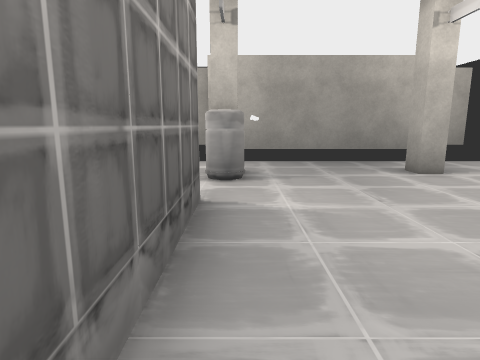
View 1 (above)

14 first-person views from a walk through a scene from a Unity 3-D project. The camera is 1.3 m above the floor, tilts 10° down and sees 75° across. The floor is counted in squares, 1 m on a side. Each view is taken from the middle of a square. On the plan, view 1 faces up. The plan holds only what a view shows up to about 14 squares ahead; the rest is blank. The place goes on beyond the plan. The player character is not drawn. Some surface patterns are stand-ins.

View 2
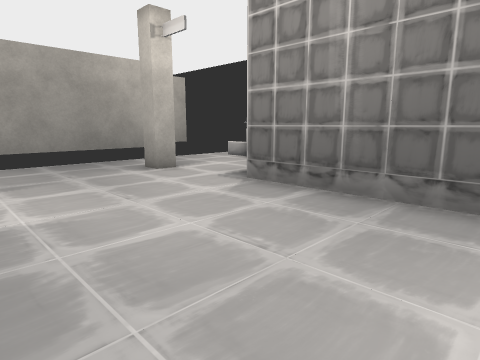

View 3
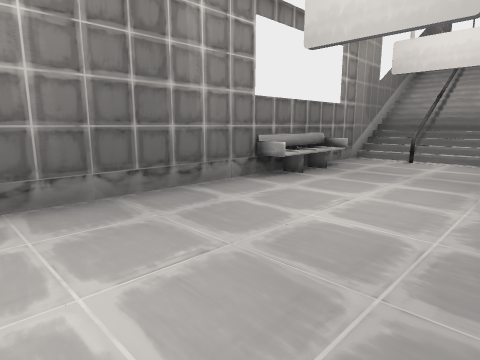

View 4
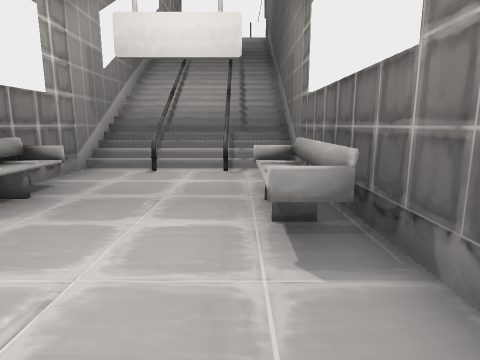

View 5
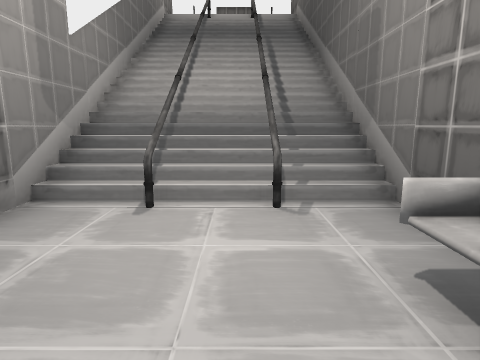

View 6
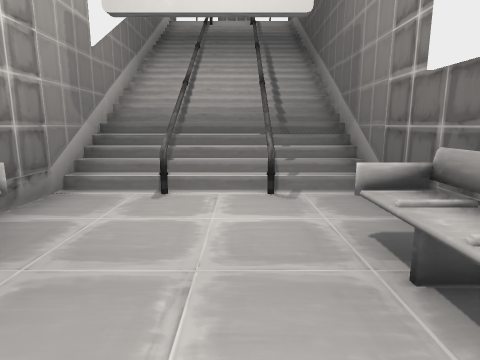

View 7
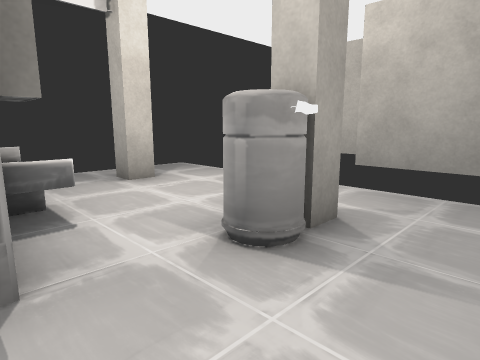

View 8
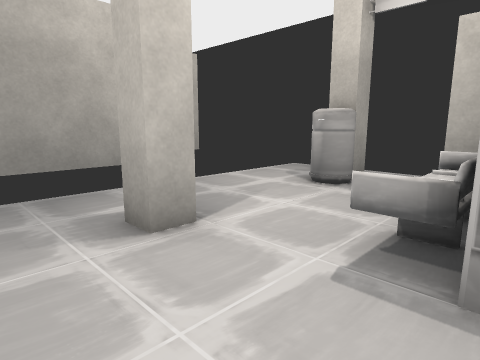

View 9
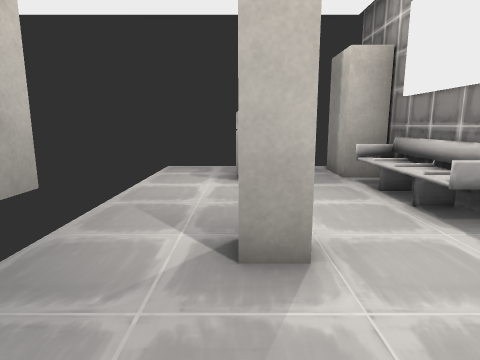

View 10
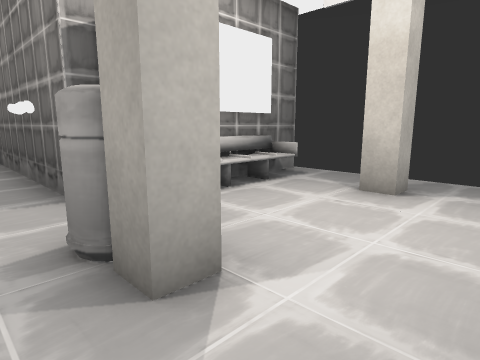

View 11
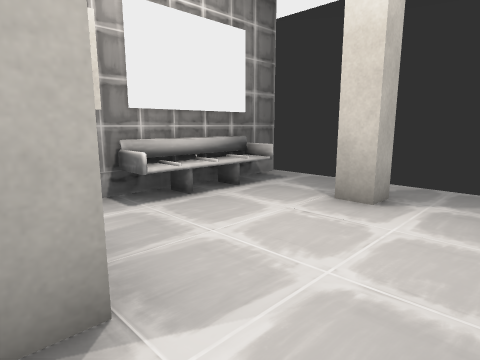

View 12
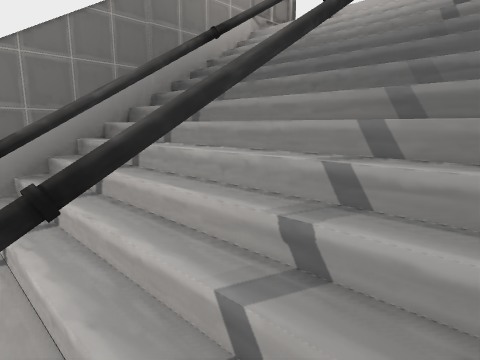

View 13
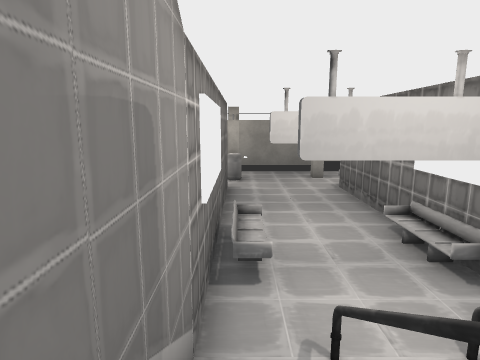

View 14
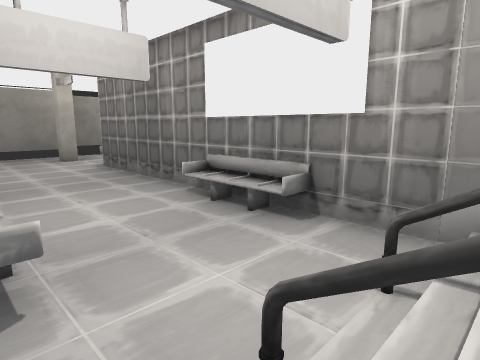

### Floor plan
Key: @ floor where view 1 was taken; # wall or solid block; x gap in a wall; . floor; / step, stairs or slope; = window, fence, low wall or low ledge; B bench; O other object.
Columns run from 7 left of view 1 to 11 right of it. Each row starts with its distance up from view 1.
 12       ########
 11 ...................
 10 ...................
  9 .......#....#...OOx
  8 ......OO.........O
  7 ...................
  6 .BBBBB.......BBBB##
  5 x######......#####
  4       #......#
  3       #......#
  2       #......#
  1       #......#
  0       #@.....#
 -1       #......#
 -2       #B....B#
 -3       #B....B#
 -4       #B....B#
 -5       #B....B#
 -6       #......#
 -7       #......#
 -8       #.=.=..#
 -9       #/#/#//#
-10       #/#/#//#
-11       #/#/#//#
-12       #/#/#//#
-13       #/#//=/#
-14       #/#/=//#
-15       #/#/#//#
-16       #/#/#//#
-17       #/#/#//#
-18       #/#/#//#

Positions as (right, up) in squares from view 1, and headings:
1: (0, 0), facing up
2: (0, 0), facing up-right
3: (0, 4), facing down-right
4: (1, 1), facing down
5: (2, -3), facing down
6: (2, -2), facing down
7: (2, 5), facing up-left
8: (3, 5), facing up-right
9: (2, 9), facing right
10: (1, 11), facing down-left
11: (0, 11), facing down-left
12: (0, -13), facing down-right
13: (0, -12), facing up
14: (0, -9), facing up-right
